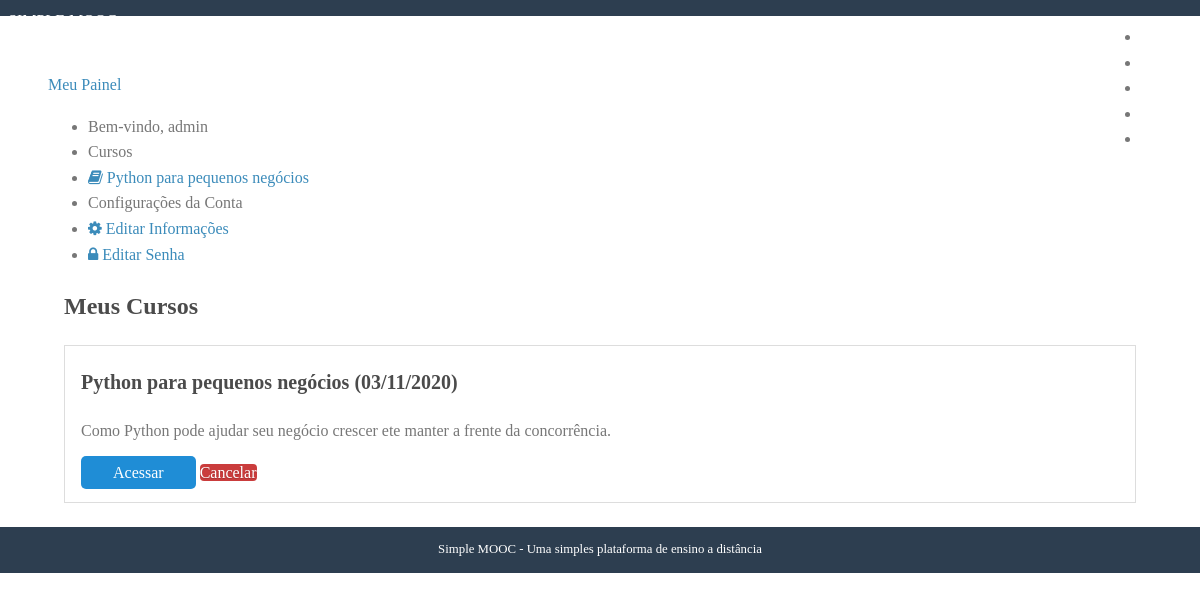
The page /conta/ (signed in) on the database its author committed.
### accounts/models.py (models this page shows, shortened)
class User(AbstractBaseUser, PermissionsMixin):
    username = models.CharField(
        'Nome de Usuário', max_length=30, unique=True,
        validators=[validators.RegexValidator(re.compile('^[\w.@+-]+$'),
            'Nome de usuário só pode conter letras, digítos ou os '
            'seguintes caracteres: @/./+/-/_', 'invalid')]
    )
    email = models.EmailField('Email', unique=True)
    name = models.CharField('Nome', max_length=100, blank=True)
    is_active = models.BooleanField('Está ativo?', blank=True, default=True)
    is_staff = models.BooleanField('É da equipe?', blank = True, default=False)
    date_joined = models.DateTimeField(
        'Data de entrada', auto_now_add=True
    ) #quando for salvo pela primeira vez
    objects = UserManager()
    USERNAME_FIELD = 'username'
    REQUIRED_FIELDS = ['email'] #para ser compativel com o django app usuario
    def __str__(self):
        return self.name or self.username
    class Meta:
        verbose_name = 'Usuário'
        verbose_name_plural = 'Usuários'

### courses/models.py (models this page shows, shortened)
class Enrollment(models.Model):
	STATUS_CHOICES = (
		(0,'Pendente'),
		(1, 'Aprovado'),
		(2,'Cancelado'),
	)
	user=models.ForeignKey(
		settings.AUTH_USER_MODEL,
		verbose_name='Usuário', on_delete = models.CASCADE,
		related_name='enrollments'
	)
	course = models.ForeignKey(
		Course, verbose_name='Curso',
		related_name='enrollments', on_delete=models.CASCADE
	)
	status = models.IntegerField('Situação',choices=STATUS_CHOICES, default=1, blank=True)
	created_at = models.DateTimeField('Criado em',
									  auto_now_add=True)  # auto now toda vez q criar um curso ele coloca automaticamente a data
	updated_at = models.DateTimeField('Atualizado em',
									  auto_now_add=True)  # assim que for refreshed a data entra sozinha
	class Meta:
		verbose_name = 'Inscrição'
		verbose_name_plural = 'Inscrições'
		unique_together = (('user','course'),) #evita repetição de usuario em um curso

class Course(models.Model):
	name = models.CharField('Nome',max_length = 100)
	slug = models.SlugField('Atalho')
	description = models.TextField('Descrição Simples', blank = True) #blank = não é obrigatório, mas o TextField permite descrições longas
	about = models.TextField('Sobre o Curso', blank= True)
	start_date = models.DateField('Data de Início', null = True, blank = True) #null = no banco de dados esse campo temq ter algo msm que seja um campo vazio
	image = models.ImageField(upload_to='courses/images', verbose_name='Imagem', null = True, blank = True)  #não é um campo obrigatório
	created_at = models.DateTimeField('Criado em', auto_now_add=True) #auto now toda vez q criar um curso ele coloca automaticamente a data
	updated_at = models.DateTimeField('Atualizado em', auto_now_add=True) #assim que for refreshed a data entra sozinha
	objects = CourseManager() #agora o manager não será o padrão do django
	def __str__(self):
		return self.name
	class Meta: #interfere no django admin
		verbose_name = 'Curso'
		verbose_name_plural = 'Cursos' #ensinamos ao django que o plural de curso é curso
		ordering = ['name'] #comoo django organiza ascendente a lista

### accounts/views.py (the view)
# urls.py: path('', views.dashboard, name='dashboard'),
@login_required #verifica se o user está logado ou faz redirect para a pag login
def dashboard(request):
    template_name = 'accounts/dashboard.html'
    context = {}
    return render(request, template_name, context)

### courses/templatetags/courses_tags.py (called while the page is built)
@register.simple_tag #assigment_tag não funciona mais
def load_my_courses(user):
    return Enrollment.objects.filter(user=user)

### accounts/templates/accounts/dashboard.html
{% extends "base.html" %}
{% load  courses_tags %}
{% block content %}
{% load_my_courses user as enrollments %}
<div class="pure-g-r content-ribbon">
    <div class="pure-u-1">
        <ul class="breadcrumb">
            {% block breadcrumb %}
            <a href="{% url 'accounts:dashboard' %}" style="margin-right: 20px">Meu Painel</a>
            {% endblock %}
        </ul>
    </div>
    <div class="pure-u-1-3">
        <div class="pure-menu pure-menu-open">
            <ul>
                <li class="pure-menu-heading">
                    Bem-vindo, {{ user }}
                </li>
                {% block menu_options %}
                <li class="pure-menu-heading">Cursos</li>
                {% for enrollment in enrollments %}
                <li>
                    <a href="{% url 'courses:announcements' enrollment.course.slug %}">
                        <i class="icon fa fa-book"></i>
                        {{ enrollment.course }}
                    </a>
                </li>
                {% empty %}
                <li>Nenhum curso encontrado</li>
                {% endfor %}
                <li class="pure-menu-heading">Configurações da Conta</li>
                <li>
                    <a href="{% url 'accounts:edit' %}">
                        <i class="icon fa fa-cog"></i>
                        Editar Informações
                    </a>
                </li>
                <li>
                    <a href="{% url 'accounts:edit_password' %}">
                        <i class="icon fa fa-lock"></i>
                        Editar Senha
                    </a>
                </li>
                {% endblock %}
            </ul>
        </div>
    </div>
    <div class="pure-u-2-3">
        <div class="inner">
            {% block dashboard_content %}
            <h2>Meus Cursos</h2>
            {% for enrollment in enrollments %}
            <div class="well">
                <h3>{{ enrollment.course }}
                ({{ enrollment.course.start_date|date:'d/m/Y'|default:'Sem data' }})
                </h3>
                {{ enrollment.course.description|linebreaks }}
                <div class="pure-controls">
                    <a href="{% url 'courses:announcements' enrollment.course.slug %}" class="pure-button pure-button-primary">Acessar</a>
                    <a href="{% url 'courses:undo_enrollment' enrollment.course.slug %}" class="pure-button button-error">Cancelar</a>
                </div>
            </div>
            {% empty %}
            <aside class="pure-u-1">
                <p>Nenhum curso inscrito</p>
            </aside>
            {% endfor %}
            {% endblock %}
        </div>
    </div>
</div>
{% endblock %}

### core/static/css/styles.css (style rules this page uses)
* { -webkit-box-sizing: border-box; -moz-box-sizing: border-box; box-sizing: border-box; }
body { margin: 0 auto; line-height: 1.7em; }
a { color: #3b8bba; }
.content .content-ribbon { margin: 1.5em 3em; }
.pure-button-primary { background-color: #1f8dd6; color: white; padding: 0.5em 2em; border-radius: 5px; }
.inner { padding: 0em 1em; }
.inner p { margin-top: 0; }
ul.breadcrumb { padding: 0; }
.button-success, .button-error, .button-warning, .button-secondary { color: white; border-radius: 4px; text-shadow: 0 1px 1px rgba(0, 0, 0, 0.2); }
.button-error { background: rgb(202, 60, 60); }
body { min-width: 320px; color: #777; line-height: 1.6; }
h1, h2, h3, h4, h5, h6 { font-weight: bold; color: rgb(75, 75, 75); }
h3 { font-size: 1.25em; }
a { color: #3b8bba; text-decoration: none; }
.well { border: 1px solid #ddd; padding: 0em 1em 1em 1em; margin-bottom: 1.5em; }

### rows shown on the page
User: name+username "admin"
Enrollment: course "Python para pequenos negócios", course.start_date "03/11/2020", course.description "Como Python pode ajudar seu negócio crescer ete manter a frente da concorrência."
